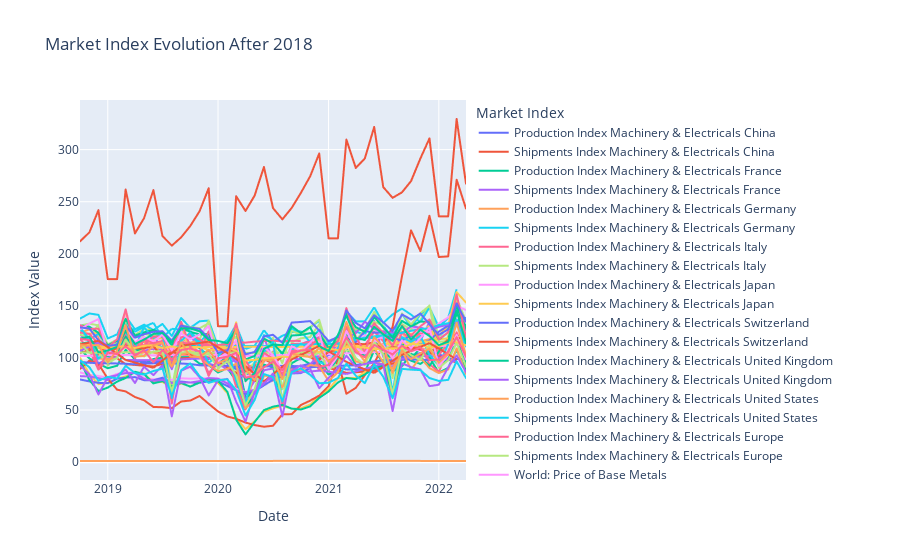

Notebook code for this chart:
### Code cell
# Reshape the data (long format for multiple indexes)
market_melted = market_db_aft_2018.melt(id_vars=["DATE"], var_name="Index", value_name="Price")

# Create interactive time-series plot
fig = px.line(market_melted, x="DATE", y="Price", color="Index",
              title="Market Index Evolution After 2018",
              labels={"Price": "Index Value", "DATE": "Date", "Index": "Market Index"})

fig.show()
